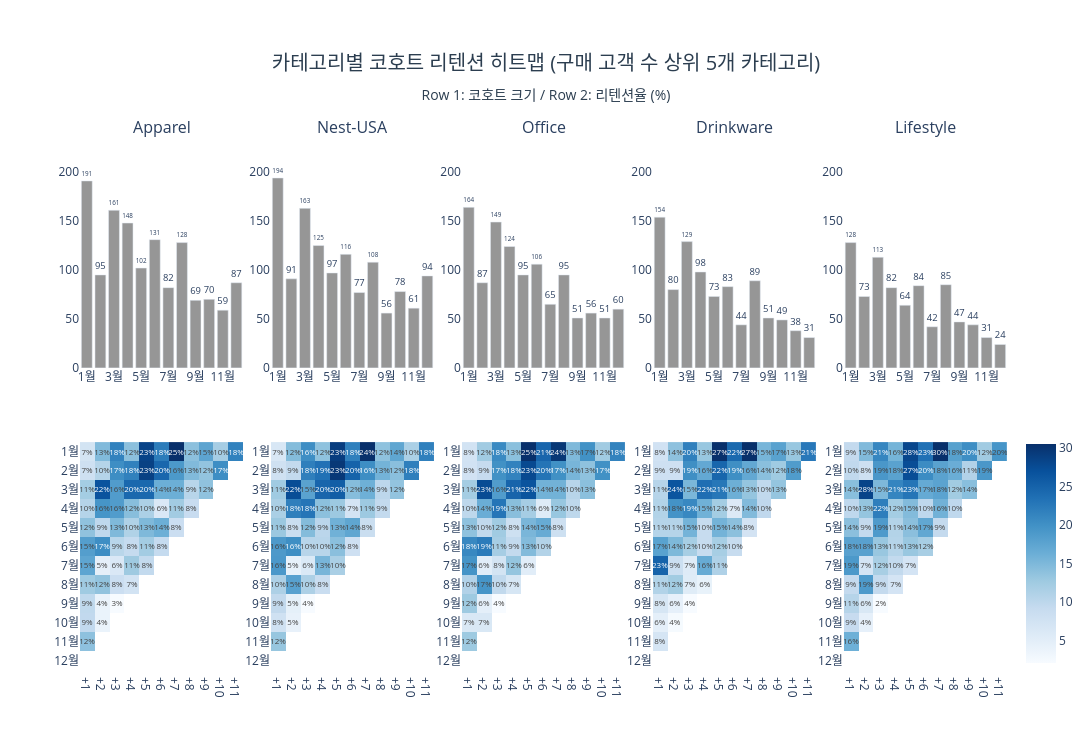

Notebook code cell kept with this figure:
### Code cell
specs = [[{"type": "xy"}] * 5, [{"type": "heatmap"}] * 5]

fig = make_subplots(
    rows=2, cols=5,
    specs=specs,
    subplot_titles=top_cats,
    vertical_spacing=0.14,
    horizontal_spacing=0.03
)

max_size = max(data["pivot"][0].max() for data in cohort_by_cat.values())

for ci, cat in enumerate(top_cats, 1):
    data = cohort_by_cat[cat]
    hmap = data["pct"].drop(columns=[0], errors="ignore")
    sizes = data["pivot"][0].reindex(hmap.index).values
    cat_y = [f"{i}월" for i in hmap.index]
    cat_x = [f"+{c}" for c in hmap.columns]

    fig.add_trace(go.Bar(
        x=cat_y,
        y=sizes,
        text=sizes,
        textposition="outside",
        marker_color="rgb(150,150,150)",
        showlegend=False
    ), row=1, col=ci)

    fig.add_trace(go.Heatmap(
        z=hmap.values,
        x=cat_x,
        y=cat_y,
        colorscale="Blues",
        text=[[f"{v:.0f}%" if (v == v and v > 0) else "" for v in row] for row in hmap.values],
        texttemplate="%{text}",
        textfont=dict(size=8),
        showscale=(ci == 5),
        colorbar=dict(x=1.01, len=0.45, y=0.22),
        zmin=0
    ), row=2, col=ci)

fig.update_yaxes(range=[0, max_size * 1.2], row=1)
fig.update_yaxes(autorange="reversed", row=2)

fig.update_layout(
    title=dict(
        text="카테고리별 코호트 리텐션 히트맵 (구매 고객 수 상위 5개 카테고리)<br>"
             "<sub>Row 1: 코호트 크기 / Row 2: 리텐션율 (%)</sub>",
        x=0.5, xanchor="center", font=dict(size=20, color="#2c3e50")
    ),
    plot_bgcolor="white",
    height=750,
    width=1500,
    margin=dict(t=140)
)
fig.show()

### Figure 1 — Plotly figure (JSON) as saved in the notebook; plotly's stock layout.template omitted (floating-point values rounded to 4 significant figures; data arrays with more than 128 entries replaced by an {"elided": "..."} marker saying what was removed)
{"data": [{"marker": {"color": "rgb(150,150,150)"}, "showlegend": false, "text": [191.0, 95.0, 161.0, 148.0, 102.0, 131.0, 82.0, 128.0, 69.0, 70.0, 59.0, 87.0], "textposition": "outside", "type": "bar", "x": ["1월", "2월", "3월", "4월", "5월", "6월", "7월", "8월", "9월", "10월", "11월", "12월"], "xaxis": "x", "y": [191.0, 95.0, 161.0, 148.0, 102.0, 131.0, 82.0, 128.0, 69.0, 70.0, 59.0, 87.0], "yaxis": "y"}, {"colorbar": {"len": 0.45, "x": 1.01, "y": 0.22}, "colorscale": [[0, "rgb(247,251,255)"], [0.125, "rgb(222,235,247)"], [0.25, "rgb(198,219,239)"], [0.375, "rgb(158,202,225)"], [0.5, "rgb(107,174,214)"], [0.625, "rgb(66,146,198)"], [0.75, "rgb(33,113,181)"], [0.875, "rgb(8,81,156)"], [1, "rgb(8,48,107)"]], "showscale": false, "text": {"elided": "12x11 str values"}, "textfont": {"size": 8}, "texttemplate": "%{text}", "type": "heatmap", "x": ["+1", "+2", "+3", "+4", "+5", "+6", "+7", "+8", "+9", "+10", "+11"], "xaxis": "x6", "y": ["1월", "2월", "3월", "4월", "5월", "6월", "7월", "8월", "9월", "10월", "11월", "12월"], "yaxis": "y6", "z": {"elided": "12x11 float values"}, "zmin": 0}, {"marker": {"color": "rgb(150,150,150)"}, "showlegend": false, "text": [194.0, 91.0, 163.0, 125.0, 97.0, 116.0, 77.0, 108.0, 56.0, 78.0, 61.0, 94.0], "textposition": "outside", "type": "bar", "x": ["1월", "2월", "3월", "4월", "5월", "6월", "7월", "8월", "9월", "10월", "11월", "12월"], "xaxis": "x2", "y": [194.0, 91.0, 163.0, 125.0, 97.0, 116.0, 77.0, 108.0, 56.0, 78.0, 61.0, 94.0], "yaxis": "y2"}, {"colorbar": {"len": 0.45, "x": 1.01, "y": 0.22}, "colorscale": [[0, "rgb(247,251,255)"], [0.125, "rgb(222,235,247)"], [0.25, "rgb(198,219,239)"], [0.375, "rgb(158,202,225)"], [0.5, "rgb(107,174,214)"], [0.625, "rgb(66,146,198)"], [0.75, "rgb(33,113,181)"], [0.875, "rgb(8,81,156)"], [1, "rgb(8,48,107)"]], "showscale": false, "text": {"elided": "12x11 str values"}, "textfont": {"size": 8}, "texttemplate": "%{text}", "type": "heatmap", "x": ["+1", "+2", "+3", "+4", "+5", "+6", "+7", "+8", "+9", "+10", "+11"], "xaxis": "x7", "y": ["1월", "2월", "3월", "4월", "5월", "6월", "7월", "8월", "9월", "10월", "11월", "12월"], "yaxis": "y7", "z": {"elided": "12x11 float values"}, "zmin": 0}, {"marker": {"color": "rgb(150,150,150)"}, "showlegend": false, "text": [164.0, 87.0, 149.0, 124.0, 95.0, 106.0, 65.0, 95.0, 51.0, 56.0, 51.0, 60.0], "textposition": "outside", "type": "bar", "x": ["1월", "2월", "3월", "4월", "5월", "6월", "7월", "8월", "9월", "10월", "11월", "12월"], "xaxis": "x3", "y": [164.0, 87.0, 149.0, 124.0, 95.0, 106.0, 65.0, 95.0, 51.0, 56.0, 51.0, 60.0], "yaxis": "y3"}, {"colorbar": {"len": 0.45, "x": 1.01, "y": 0.22}, "colorscale": [[0, "rgb(247,251,255)"], [0.125, "rgb(222,235,247)"], [0.25, "rgb(198,219,239)"], [0.375, "rgb(158,202,225)"], [0.5, "rgb(107,174,214)"], [0.625, "rgb(66,146,198)"], [0.75, "rgb(33,113,181)"], [0.875, "rgb(8,81,156)"], [1, "rgb(8,48,107)"]], "showscale": false, "text": {"elided": "12x11 str values"}, "textfont": {"size": 8}, "texttemplate": "%{text}", "type": "heatmap", "x": ["+1", "+2", "+3", "+4", "+5", "+6", "+7", "+8", "+9", "+10", "+11"], "xaxis": "x8", "y": ["1월", "2월", "3월", "4월", "5월", "6월", "7월", "8월", "9월", "10월", "11월", "12월"], "yaxis": "y8", "z": {"elided": "12x11 float values"}, "zmin": 0}, {"marker": {"color": "rgb(150,150,150)"}, "showlegend": false, "text": [154.0, 80.0, 129.0, 98.0, 73.0, 83.0, 44.0, 89.0, 51.0, 49.0, 38.0, 31.0], "textposition": "outside", "type": "bar", "x": ["1월", "2월", "3월", "4월", "5월", "6월", "7월", "8월", "9월", "10월", "11월", "12월"], "xaxis": "x4", "y": [154.0, 80.0, 129.0, 98.0, 73.0, 83.0, 44.0, 89.0, 51.0, 49.0, 38.0, 31.0], "yaxis": "y4"}, {"colorbar": {"len": 0.45, "x": 1.01, "y": 0.22}, "colorscale": [[0, "rgb(247,251,255)"], [0.125, "rgb(222,235,247)"], [0.25, "rgb(198,219,239)"], [0.375, "rgb(158,202,225)"], [0.5, "rgb(107,174,214)"], [0.625, "rgb(66,146,198)"], [0.75, "rgb(33,113,181)"], [0.875, "rgb(8,81,156)"], [1, "rgb(8,48,107)"]], "showscale": false, "text": {"elided": "12x11 str values"}, "textfont": {"size": 8}, "texttemplate": "%{text}", "type": "heatmap", "x": ["+1", "+2", "+3", "+4", "+5", "+6", "+7", "+8", "+9", "+10", "+11"], "xaxis": "x9", "y": ["1월", "2월", "3월", "4월", "5월", "6월", "7월", "8월", "9월", "10월", "11월", "12월"], "yaxis": "y9", "z": {"elided": "12x11 float values"}, "zmin": 0}, {"marker": {"color": "rgb(150,150,150)"}, "showlegend": false, "text": [128.0, 73.0, 113.0, 82.0, 64.0, 84.0, 42.0, 85.0, 47.0, 44.0, 31.0, 24.0], "textposition": "outside", "type": "bar", "x": ["1월", "2월", "3월", "4월", "5월", "6월", "7월", "8월", "9월", "10월", "11월", "12월"], "xaxis": "x5", "y": [128.0, 73.0, 113.0, 82.0, 64.0, 84.0, 42.0, 85.0, 47.0, 44.0, 31.0, 24.0], "yaxis": "y5"}, {"colorbar": {"len": 0.45, "x": 1.01, "y": 0.22}, "colorscale": [[0, "rgb(247,251,255)"], [0.125, "rgb(222,235,247)"], [0.25, "rgb(198,219,239)"], [0.375, "rgb(158,202,225)"], [0.5, "rgb(107,174,214)"], [0.625, "rgb(66,146,198)"], [0.75, "rgb(33,113,181)"], [0.875, "rgb(8,81,156)"], [1, "rgb(8,48,107)"]], "showscale": true, "text": {"elided": "12x11 str values"}, "textfont": {"size": 8}, "texttemplate": "%{text}", "type": "heatmap", "x": ["+1", "+2", "+3", "+4", "+5", "+6", "+7", "+8", "+9", "+10", "+11"], "xaxis": "x10", "y": ["1월", "2월", "3월", "4월", "5월", "6월", "7월", "8월", "9월", "10월", "11월", "12월"], "yaxis": "y10", "z": {"elided": "12x11 float values"}, "zmin": 0}], "layout": {"annotations": [{"font": {"size": 16}, "showarrow": false, "text": "Apparel", "x": 0.088, "xanchor": "center", "xref": "paper", "y": 1, "yanchor": "bottom", "yref": "paper"}, {"font": {"size": 16}, "showarrow": false, "text": "Nest-USA", "x": 0.294, "xanchor": "center", "xref": "paper", "y": 1, "yanchor": "bottom", "yref": "paper"}, {"font": {"size": 16}, "showarrow": false, "text": "Office", "x": 0.5, "xanchor": "center", "xref": "paper", "y": 1, "yanchor": "bottom", "yref": "paper"}, {"font": {"size": 16}, "showarrow": false, "text": "Drinkware", "x": 0.706, "xanchor": "center", "xref": "paper", "y": 1, "yanchor": "bottom", "yref": "paper"}, {"font": {"size": 16}, "showarrow": false, "text": "Lifestyle", "x": 0.912, "xanchor": "center", "xref": "paper", "y": 1, "yanchor": "bottom", "yref": "paper"}], "height": 750, "margin": {"t": 140}, "plot_bgcolor": "white", "title": {"font": {"color": "#2c3e50", "size": 20}, "text": "카테고리별 코호트 리텐션 히트맵 (구매 고객 수 상위 5개 카테고리)<br><sub>Row 1: 코호트 크기 / Row 2: 리텐션율 (%)</sub>", "x": 0.5, "xanchor": "center"}, "width": 1500, "xaxis": {"anchor": "y", "domain": [0, 0.176]}, "xaxis10": {"anchor": "y10", "domain": [0.824, 1]}, "xaxis2": {"anchor": "y2", "domain": [0.206, 0.382]}, "xaxis3": {"anchor": "y3", "domain": [0.412, 0.588]}, "xaxis4": {"anchor": "y4", "domain": [0.618, 0.794]}, "xaxis5": {"anchor": "y5", "domain": [0.824, 1]}, "xaxis6": {"anchor": "y6", "domain": [0, 0.176]}, "xaxis7": {"anchor": "y7", "domain": [0.206, 0.382]}, "xaxis8": {"anchor": "y8", "domain": [0.412, 0.588]}, "xaxis9": {"anchor": "y9", "domain": [0.618, 0.794]}, "yaxis": {"anchor": "x", "domain": [0.57, 1], "range": [0, 232.8]}, "yaxis10": {"anchor": "x10", "autorange": "reversed", "domain": [0, 0.43]}, "yaxis2": {"anchor": "x2", "domain": [0.57, 1], "range": [0, 232.8]}, "yaxis3": {"anchor": "x3", "domain": [0.57, 1], "range": [0, 232.8]}, "yaxis4": {"anchor": "x4", "domain": [0.57, 1], "range": [0, 232.8]}, "yaxis5": {"anchor": "x5", "domain": [0.57, 1], "range": [0, 232.8]}, "yaxis6": {"anchor": "x6", "autorange": "reversed", "domain": [0, 0.43]}, "yaxis7": {"anchor": "x7", "autorange": "reversed", "domain": [0, 0.43]}, "yaxis8": {"anchor": "x8", "autorange": "reversed", "domain": [0, 0.43]}, "yaxis9": {"anchor": "x9", "autorange": "reversed", "domain": [0, 0.43]}}}
